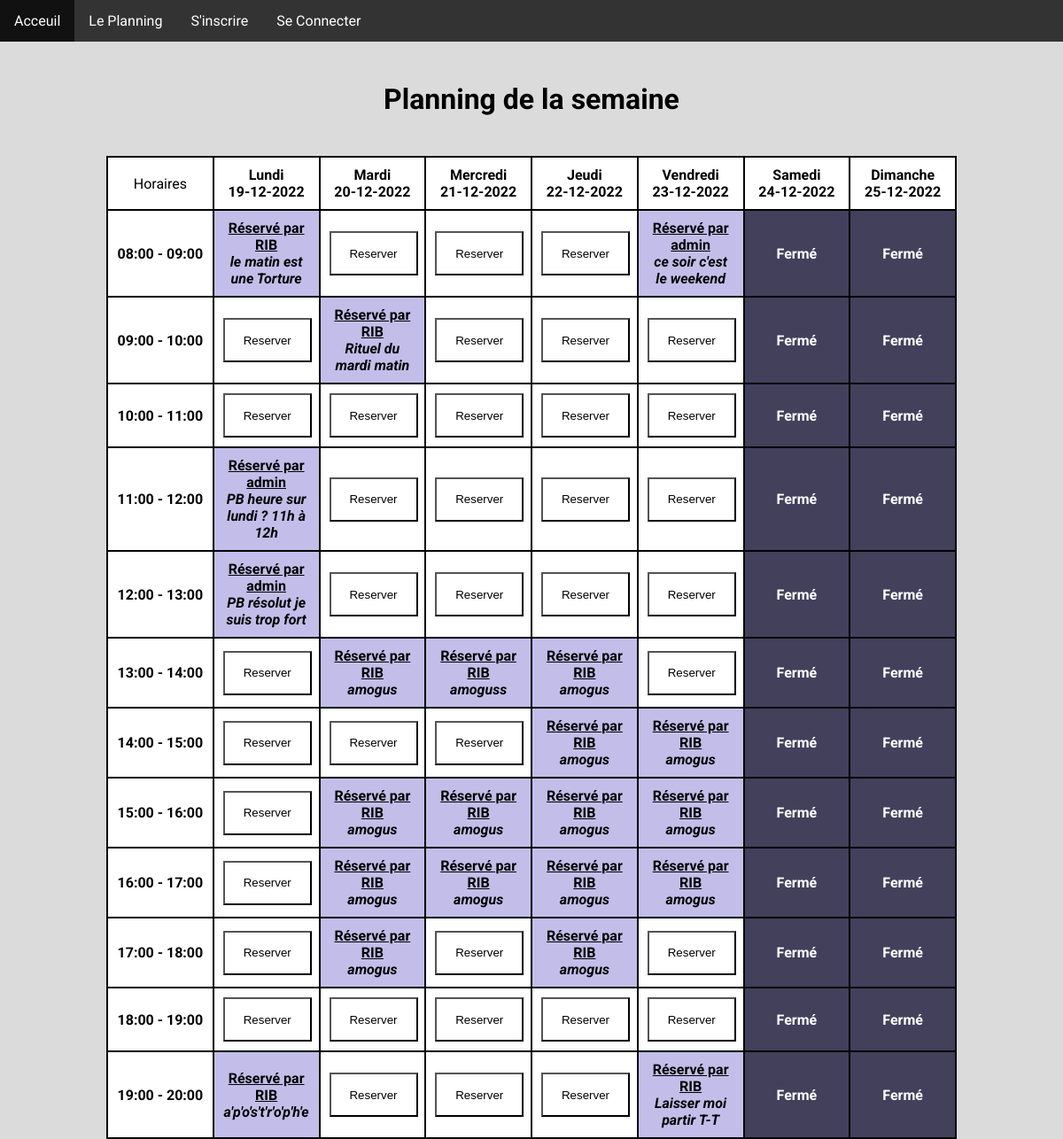
The app's page /planning.php with its own data.
### tables this page shows
CREATE TABLE `reservations` (
  `id` int(11) NOT NULL,
  `titre` varchar(255) NOT NULL,
  `description` text NOT NULL,
  `debut` datetime NOT NULL,
  `fin` datetime NOT NULL,
  `id_utilisateur` int(11) NOT NULL
);

CREATE TABLE `utilisateurs` (
  `id` int(11) NOT NULL,
  `login` varchar(255) NOT NULL,
  `password` varchar(255) NOT NULL
);

### tableaux.php (the view, shortened to what this page needs)
<?php
function BT_reserve($HeureD,$HeureF,$User_id,$J,$TD){
    ?>
        <form action="" method="post">
            <input type="submit" name="BT_res" value="Reserver" id="BT_sub">
        </form>
<?php
}
function DATA_Requete($mysqli,$R){
    if ($R!=NULL){
        $request = $mysqli -> query("SELECT * FROM `reservations` WHERE `id`='$R'");
        $resultRESERVATION = $request -> fetch_array() ;
        $Res_id=$resultRESERVATION["id"];
        $Res_titre=$resultRESERVATION["titre"];
        $Res_description=$resultRESERVATION["description"];
        $DATE_Debut=$resultRESERVATION["debut"];
        $DATE_Fin=$resultRESERVATION["fin"];
        $Res_id_user=$resultRESERVATION["id_utilisateur"];
        $DATE_Debut = strtotime($DATE_Debut);
        $Res_H_debut = date('H:i', $DATE_Debut);
        $Res_D_debut = date('d-m-Y', $DATE_Debut);
        $DATE_Fin = strtotime($DATE_Fin);
        $Res_H_fin = date('H:i', $DATE_Fin);
        $Res_D_fin = date('d-m-Y', $DATE_Fin);
        $data_rq_array[0]=$Res_H_debut;
        $data_rq_array[1]=$Res_D_debut;
        $data_rq_array[2]=$Res_H_fin;
        $data_rq_array[3]=$Res_D_fin;
        $data_rq_array[4]=$Res_id;
        $data_rq_array[5]=$Res_titre;
        $data_rq_array[6]=$Res_description;
        $data_rq_array[7]=$Res_id_user;
        return $data_rq_array;
    }
}
function RECUP_user($mysqli,$Res_id_user){
    if (!empty($Res_id_user)){
        $request = $mysqli -> query("SELECT * FROM `utilisateurs` where `id` = '$Res_id_user'");
        $result = $request -> fetch_array() ;
        $Utilisateur=$result['login'];
        return $Utilisateur;
    }
}
$Jours=array('Lundi','Mardi','Mercredi','Jeudi','Vendredi','Samedi','Dimanche');
$date=date('d-m-Y',strtotime('Monday'));
$dateSave=array();
$data_rq_array=array();
require 'connect_db.php' ;
$request = $mysqli -> query("SELECT * FROM `utilisateurs` where `login` = '$loginSession' AND `password` = '$passwordSession'");
$result = $request -> fetch_array() ;
$User_id=$result['id'];
$request = $mysqli -> query("SELECT MAX(`id`) as `max_id` FROM `reservations` WHERE 1");
$nbrequetes=mysqli_fetch_assoc($request);
$nbrequetes= $nbrequetes['max_id'];
?>
<table>
    <thead>
        <tr>
            <td>Horaires</td>
            <?php
                for($i=0;$i<=6;$i++){
                    $J=$Jours[$i];
                    if($i!=0){
                        $date= date('d-m-Y', strtotime("+1 day", strtotime($date)));
                        array_push($dateSave,$date);
                    }else{
                        array_push($dateSave,$date);
                    }
            ?>
                <td><strong><?php echo $J,"<br>",$date;?></strong></td>
                <?php
            }
            ?>
        </tr>
    </thead>
    <tbody>
        <?php
        for($l=0;$l<=11;$l++){
        ?>
        <tr>
            <th>
                <?php
                    $HeureD = strtotime('08:00') + (60*60)*$l;
                    $HeureF = strtotime('09:00') + (60*60)*$l;
                    $HeureD = date('H:i', $HeureD);
                    $HeureF = date('H:i', $HeureF);
                    echo $HeureD. ' - '. $HeureF;
                ?>
            </th>
            <?php
            for($i=0;$i<=6;$i++){
                $J=$Jours[$i];
                if($i==0){
                    $TD=$dateSave[0];
                     }
                else{
                $TD=$dateSave[$i];
                }
                if($J === "Samedi" or $J === "Dimanche"){
                    ?><th style="background-color:rgb(67, 64, 92);color:white;">Fermé</th>
                    <?php
                }
                else{
                    $reservedetect=0;
                    for($R=0;$R<=$nbrequetes;$R++){
                        $data_rq_array=DATA_Requete($mysqli,$R);
                        if($data_rq_array[0]>= $HeureD and $data_rq_array[2] <= $HeureF and $TD === $data_rq_array[1] and $TD === $data_rq_array[3]){
                            $reservedetect=1;
                            break;
                        }
                    }
                    if($reservedetect==1){
                        $Res_id_user=$data_rq_array[7];
                        $Utilisateur=RECUP_user($mysqli,$Res_id_user);
                        ?><th style="background-color:rgb(194, 190, 233)"><?php
                        echo "<u>Réservé par ",$Utilisateur,"</u><br>";
                        echo "<i>",$data_rq_array[5],"</i>";
                        echo "</th>";
                    }
                    else{
                        echo "<th>";
                        BT_reserve($HeureD,$HeureF,$User_id,$J,$TD);
                        echo "</th>";
                    }
                }
            }
        }
            ?>
        </tr>
    </tbody>
</table>

### planning.php (shortened to what this page needs)
<!DOCTYPE html>
<html lang="fr">
<head>
    <link href="CSS/planning.css" rel="stylesheet" type="text/css"/>
</head>
<body>
    <?php include 'Nav/Nav.php' ?>
    <section id="main">
            <h1>Planning de la semaine</h1>
            <?php include 'tableaux.php' ?>
    </section>
</body>
</html>

### Nav/Nav.php (shortened to what this page needs)
<?php
  $loginSession=$_SESSION['login'];
?>
<link rel="stylesheet" type="text/css" href="Nav/Nav.css"/>
  <ul id="nav">
        <li><a href="/Reservation_salles/index.php">Acceuil</a></li>
        <li><a href="/Reservation_salles/planning.php">Le Planning</a></li>
        <?php
        if (!empty($loginSession) ){
            echo "<li><a href=",'/Reservation_salles/profil.php',">Bienvenue ",$loginSession,"</a></li>";
            echo "<li><a href=",'/Reservation_salles/connexion.php',">Se déconnecter</a></li>";
            }
            else{
                echo "<li><a href=","/Reservation_salles/inscription.php",">S'inscrire</a></li>";
                echo "<li><a href=",'/Reservation_salles/connexion.php',">Se Connecter</a></li>";
            }
        ?>
    </ul>

### CSS/planning.css (style rules this page uses)
body { margin: 0; font-family: 'Roboto', sans-serif; background-color: rgb(219, 219, 219); }
h1 { text-align: center; font-size:xx-large; padding:2%; }
#main { padding: 0% 10%; }
strong { font-weight: bolder; }
table { background-color: white; table-layout: fixed ; width: 100% ; text-align: center; }
table,th,td { padding: 10px; border: 2px solid black; border-collapse: collapse; }
#BT_sub { height:50px; width:100px ; background-color:white; }

### Nav/Nav.css (style rules this page uses)
ul { list-style-type: none; margin: 0; padding: 0; overflow: hidden; background-color: #333; }
li { float: left; }
li a { display: block; color: white; text-align: center; padding: 14px 16px; text-decoration: none; }

### records on screen
reservations: id_utilisateur.login "RIB", titre "le matin est une Torture"
reservations: id_utilisateur.login "admin", titre "ce soir c'est le weekend"
reservations: id_utilisateur.login "RIB", titre "Rituel du mardi matin"
reservations: id_utilisateur.login "admin", titre "PB heure sur lundi ? 11h à 12h"
reservations: id_utilisateur.login "admin", titre "PB résolut je suis trop fort"
reservations: id_utilisateur.login "RIB", titre "amogus"
reservations: id_utilisateur.login "RIB", titre "amoguss"
reservations: id_utilisateur.login "RIB", titre "amogus"
reservations: id_utilisateur.login "RIB", titre "amogus"
reservations: id_utilisateur.login "RIB", titre "amogus"
reservations: id_utilisateur.login "RIB", titre "amogus"
reservations: id_utilisateur.login "RIB", titre "amogus"
reservations: id_utilisateur.login "RIB", titre "amogus"
reservations: id_utilisateur.login "RIB", titre "amogus"
reservations: id_utilisateur.login "RIB", titre "amogus"
reservations: id_utilisateur.login "RIB", titre "amogus"
reservations: id_utilisateur.login "RIB", titre "amogus"
reservations: id_utilisateur.login "RIB", titre "amogus"
reservations: id_utilisateur.login "RIB", titre "amogus"
reservations: id_utilisateur.login "RIB", titre "amogus"
reservations: id_utilisateur.login "RIB", titre "a'p'o's't'r'o'p'h'e"
reservations: id_utilisateur.login "RIB", titre "Laisser moi partir T-T"

### other values on screen
$J "Lundi"
$J "Mardi"
$date "20-12-2022"
$J "Mercredi"
$date "21-12-2022"
$J "Jeudi"
$date "22-12-2022"
$J "Vendredi"
$date "23-12-2022"
$J "Samedi"
$date "24-12-2022"
$J "Dimanche"
$date "25-12-2022"
$HeureD "08:00"
$HeureF "09:00"
